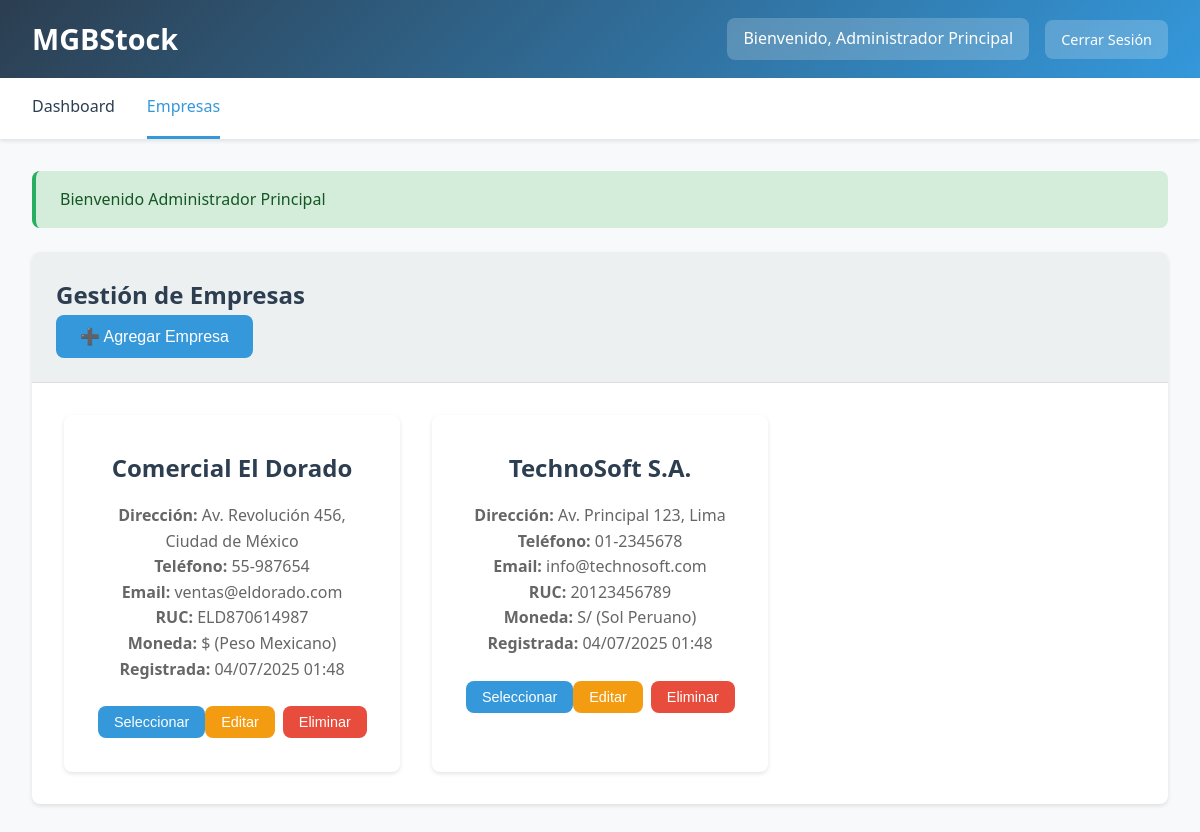
Page /MGBstock/modules/companies.php (signed in) on the committed database.
### tables this page shows
CREATE TABLE empresas (
    id INT AUTO_INCREMENT PRIMARY KEY,
    nombre VARCHAR(100) NOT NULL,
    direccion TEXT,
    telefono VARCHAR(20),
    email VARCHAR(100),
    ruc VARCHAR(20),
    moneda_simbolo VARCHAR(5) DEFAULT '$',
    moneda_codigo VARCHAR(3) DEFAULT 'MXN',
    moneda_nombre VARCHAR(50) DEFAULT 'Peso Mexicano',
    fecha_registro TIMESTAMP DEFAULT CURRENT_TIMESTAMP,
    activo TINYINT(1) DEFAULT 1
);

### MGBstock/includes/config.php (called while the page is built, shortened)
<?php
function getAlert() {
    if (isset($_SESSION['alert_message'])) {
        $alert = [
            'message' => $_SESSION['alert_message'],
            'type' => $_SESSION['alert_type'] ?? 'info'
        ];
        return $alert;
    }
    return null;
}
function formatDate($date) {
    return date('d/m/Y H:i', strtotime($date));
}
?>

### MGBstock/modules/companies.php (the view, shortened to what this page needs)
<?php
require_once '../includes/config.php';
$db = new Database();
$conn = $db->getConnection();
$empresas = [];
try {
    $stmt = $conn->query("SELECT * FROM empresas WHERE activo = 1 ORDER BY nombre");
    $empresas = $stmt->fetchAll(PDO::FETCH_ASSOC);
} catch (Exception $e) {
    showAlert('Error al cargar empresas: ' . $e->getMessage(), 'danger');
}
$alert = getAlert();
?>
<!DOCTYPE html>
<html lang="es">
<head>
    <link rel="stylesheet" href="../assets/css/main.css">
</head>
<body>
    <header class="header">
        <div class="header-content">
            <div class="logo">MGBStock</div>
            <div class="user-info">
                <span>Bienvenido, <?php echo $_SESSION['admin_nombre']; ?></span>
                <a href="../logout.php" class="btn btn-sm" style="background: rgba(255,255,255,0.2);">Cerrar Sesión</a>
            </div>
        </div>
    </header>
    <nav class="nav">
        <div class="nav-content">
            <ul class="nav-menu">
                <li class="nav-item">
                    <a href="../dashboard.php" class="nav-link">Dashboard</a>
                </li>
                <li class="nav-item">
                    <a href="companies.php" class="nav-link active">Empresas</a>
                </li>
            </ul>
        </div>
    </nav>
    <main class="container">
        <?php if ($alert): ?>
            <div class="alert alert-<?php echo $alert['type']; ?>">
                <?php echo $alert['message']; ?>
            </div>
        <?php endif; ?>
        <div class="card">
            <div class="card-header">
                <h1 class="card-title">Gestión de Empresas</h1>
                <button onclick="CompanyManager.showAddForm()" class="btn btn-primary">
                    ➕ Agregar Empresa
                </button>
            </div>
            <div class="card-body">
                <?php if (empty($empresas)): ?>
                    <div class="alert alert-info">
                        No hay empresas registradas. Agregue la primera empresa para comenzar.
                    </div>
                <?php else: ?>
                    <div class="company-grid">
                        <?php foreach ($empresas as $empresa): ?>
                            <div class="company-card" onclick="CompanyManager.select(<?php echo $empresa['id']; ?>)">
                                <div class="company-name"><?php echo htmlspecialchars($empresa['nombre']); ?></div>
                                <div class="company-info">
                                    <?php if ($empresa['direccion']): ?>
                                        <p><strong>Dirección:</strong> <?php echo htmlspecialchars($empresa['direccion']); ?></p>
                                    <?php endif; ?>
                                    <?php if ($empresa['telefono']): ?>
                                        <p><strong>Teléfono:</strong> <?php echo htmlspecialchars($empresa['telefono']); ?></p>
                                    <?php endif; ?>
                                    <?php if ($empresa['email']): ?>
                                        <p><strong>Email:</strong> <?php echo htmlspecialchars($empresa['email']); ?></p>
                                    <?php endif; ?>
                                    <?php if ($empresa['ruc']): ?>
                                        <p><strong>RUC:</strong> <?php echo htmlspecialchars($empresa['ruc']); ?></p>
                                    <?php endif; ?>
                                    <p><strong>Moneda:</strong> <?php echo htmlspecialchars($empresa['moneda_simbolo'] ?? 'S/'); ?> (<?php echo htmlspecialchars($empresa['moneda_nombre'] ?? 'Sol Peruano'); ?>)</p>
                                    <p><strong>Registrada:</strong> <?php echo formatDate($empresa['fecha_registro']); ?></p>
                                </div>
                                <div class="d-flex justify-content-between">
                                    <button class="btn btn-primary btn-sm" onclick="event.stopPropagation(); CompanyManager.select(<?php echo $empresa['id']; ?>)">
                                        Seleccionar
                                    </button>
                                    <div class="d-flex gap-1">
                                        <button class="btn btn-warning btn-sm" onclick="event.stopPropagation(); CompanyManager.showEditForm(<?php echo $empresa['id']; ?>)">
                                            Editar
                                        </button>
                                        <button class="btn btn-danger btn-sm btn-delete" onclick="event.stopPropagation(); window.location.href='companies.php?delete=<?php echo $empresa['id']; ?>'">
                                            Eliminar
                                        </button>
                                    </div>
                                </div>
                            </div>
                        <?php endforeach; ?>
                    </div>
                <?php endif; ?>
            </div>
        </div>
    </main>
</body>
</html>

### MGBstock/assets/css/main.css (style rules this page uses)
:root { --primary-color: #2c3e50; --secondary-color: #3498db; --accent-color: #e74c3c; --success-color: #27ae60; --warning-color: #f39c12; --info-color: #17a2b8; --light-color: #ecf0f1; --dark-color: #2c3e50; --border-color: #ddd; --shadow: 0 2px 4px rgba(0,0,0,0.1); --border-radius: 8px; }
* { margin: 0; padding: 0; box-sizing: border-box; }
body { font-family: 'Segoe UI', Tahoma, Geneva, Verdana, sans-serif; background-color: #f8f9fa; color: #333; line-height: 1.6; }
.header { background: linear-gradient(135deg, var(--primary-color), var(--secondary-color)); color: white; padding: 1rem 0; box-shadow: var(--shadow); }
.header-content { max-width: 1200px; margin: 0 auto; display: flex; justify-content: space-between; align-items: center; padding: 0 2rem; }
.logo { font-size: 1.8rem; font-weight: bold; }
.user-info { display: flex; align-items: center; gap: 1rem; }
.user-info span { background: rgba(255,255,255,0.2); padding: 0.5rem 1rem; border-radius: var(--border-radius); }
.nav { background: white; box-shadow: var(--shadow); margin-bottom: 2rem; }
.nav-content { max-width: 1200px; margin: 0 auto; padding: 0 2rem; }
.nav-menu { display: flex; list-style: none; }
.nav-item { margin-right: 2rem; }
.nav-link { display: block; padding: 1rem 0; color: var(--primary-color); text-decoration: none; font-weight: 500; border-bottom: 3px solid transparent; transition: all 0.3s ease; }
.nav-link:hover, .nav-link.active { color: var(--secondary-color); border-bottom-color: var(--secondary-color); }
.container { max-width: 1200px; margin: 0 auto; padding: 0 2rem; }
.card { background: white; border-radius: var(--border-radius); box-shadow: var(--shadow); margin-bottom: 2rem; overflow: hidden; }
.card-header { background: var(--light-color); padding: 1.5rem; border-bottom: 1px solid var(--border-color); }
.card-title { font-size: 1.5rem; color: var(--primary-color); margin: 0; }
.card-body { padding: 2rem; }
.btn { display: inline-block; padding: 0.75rem 1.5rem; background: var(--secondary-color); color: white; border: none; border-radius: var(--border-radius); cursor: pointer; text-decoration: none; font-size: 1rem; font-weight: 500; transition: all 0.3s ease; text-align: center; }
.btn-primary { background: var(--secondary-color); }
.btn-danger { background: var(--accent-color); }
.btn-warning { background: var(--warning-color); }
.btn-sm { padding: 0.5rem 1rem; font-size: 0.9rem; }
.alert { padding: 1rem 1.5rem; margin-bottom: 1.5rem; border-radius: var(--border-radius); border-left: 4px solid; }
.alert-success { background: #d4edda; border-color: var(--success-color); color: #155724; }
.company-grid { display: grid; grid-template-columns: repeat(auto-fill, minmax(300px, 1fr)); gap: 2rem; }
.company-card { background: white; border-radius: var(--border-radius); box-shadow: var(--shadow); padding: 2rem; text-align: center; transition: all 0.3s ease; cursor: pointer; border: 2px solid transparent; }
.company-name { font-size: 1.5rem; font-weight: bold; color: var(--primary-color); margin-bottom: 1rem; }
.company-info { color: #666; margin-bottom: 1.5rem; }
.d-flex { display: flex; }
.justify-content-between { justify-content: space-between; }
.gap-1 { gap: 0.5rem; }

### rows in the picture
empresas: nombre "Comercial El Dorado", direccion "Av. Revolución 456, Ciudad de México", telefono "55-987654", email "ventas@eldorado.com", ruc "ELD870614987", moneda_simbolo "$", moneda_nombre "Peso Mexicano", fecha_registro "04/07/2025 01:48"
empresas: nombre "TechnoSoft S.A.", direccion "Av. Principal 123, Lima", telefono "01-2345678", email "info@technosoft.com", ruc "20123456789", moneda_simbolo "S/", moneda_nombre "Sol Peruano", fecha_registro "04/07/2025 01:48"

### other values in the picture
$_SESSION['admin_nombre'] "Administrador Principal"
$alert['message'] "Bienvenido Administrador Principal"
